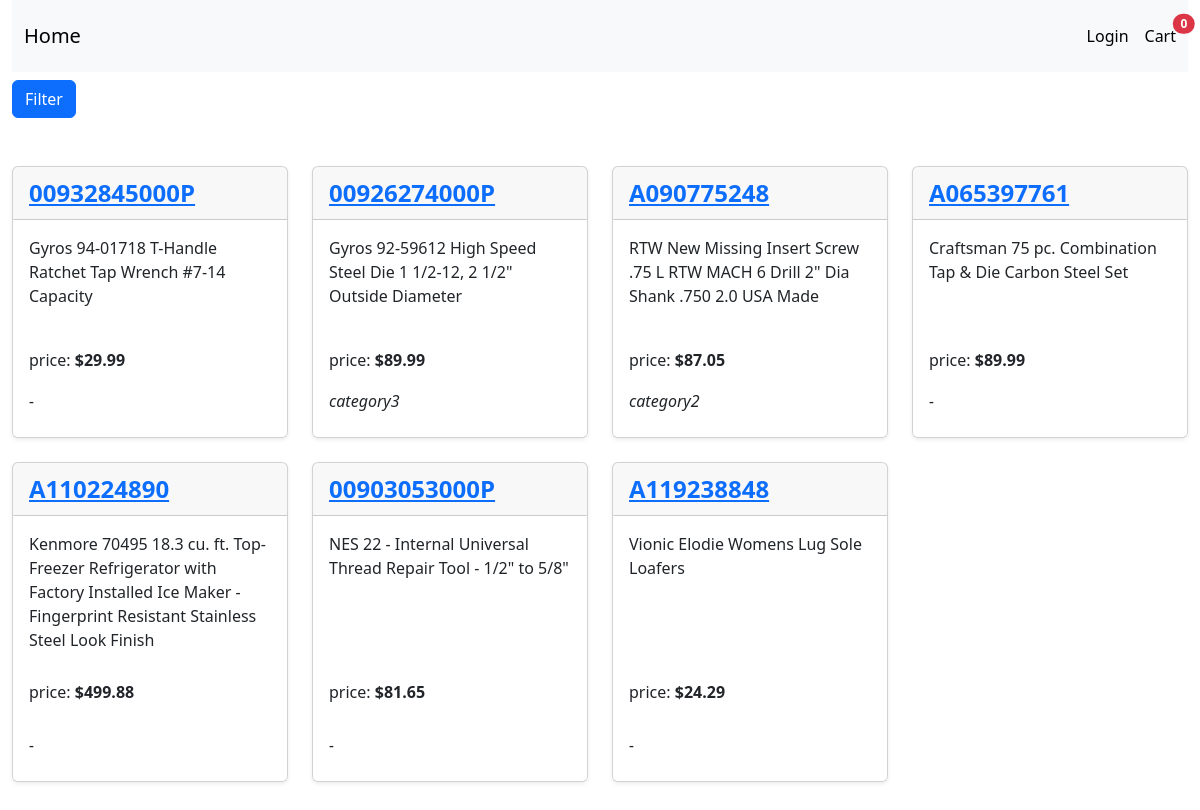
Before: / with the older database file.
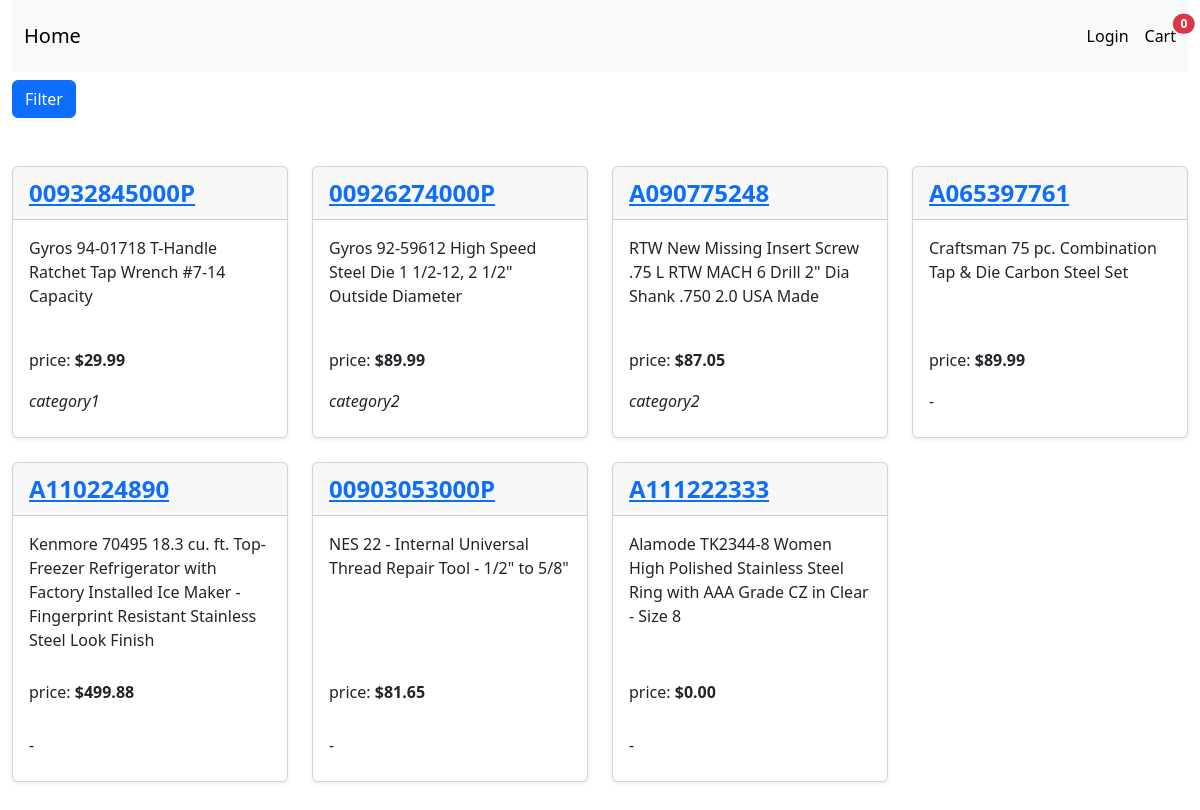
After: the same page with the newer database file.
### apps/product/models.py (models this page shows, shortened)
class Product(models.Model):
    id = models.CharField(max_length=12, primary_key=True)
    brand_name = models.CharField(max_length=100)
    name = models.CharField(max_length=255)
    main_image_url = models.CharField(max_length=255)
    description = models.TextField()
    url = models.CharField(max_length=255)
    regular_price = models.DecimalField(max_digits=10, decimal_places=2)
    sale_price = models.DecimalField(max_digits=10, decimal_places=2)
    default_seller_id = models.CharField(max_length=12)
    store_id = models.IntegerField()
    tags = models.ManyToManyField(
        'Tag',
        blank=True,
        related_name='products',
    )
    category = models.ForeignKey(
        'Category',
        on_delete=models.SET_NULL,
        null=True,
        blank=True,
        related_name='products'
    )

class Category(models.Model):
    name = models.CharField(max_length=100, unique=True)

### apps/product/views.py (the view, shortened to what this page needs)
# urls.py: path("", ProductListView.as_view(), name="index"),
class ProductListView(generic.ListView):
    CATEGORIES_KEY = 'categories'
    CATEGORY_CHOICES_KEY = 'select_categories'
    model = Product
    template_name = 'product/index.html'
    context_object_name = 'products'
    def get_context_data(self, *, object_list=None, **kwargs):
        context = super().get_context_data(object_list=object_list, **kwargs)
        categories = Category.objects.all()
        context[self.CATEGORIES_KEY] = categories
        select_categories = self.request.GET.getlist(self.CATEGORY_CHOICES_KEY)
        if len(select_categories) > 0:
            ids = list(map(int, select_categories))
            products = Product.objects.filter(category__in=ids)
            context[self.context_object_name] = products
            context[self.CATEGORY_CHOICES_KEY] = ids
        return context

### templates/product/index.html (shortened to what this page needs)
{% extends 'base.html' %}
{% block base %}
    <button id="aaa" class="btn btn-primary" type="button" data-bs-toggle="offcanvas"
            data-bs-target="#offcanvasWithBothOptions"
            aria-controls="offcanvasWithBothOptions">Filter
    </button>
    <div class="row row-cols-1 row-cols-sm-2 row-cols-md-3 row-cols-lg-4 g-4 py-5">
        {% if products %}
            {% for product in products %}
                <div class="col d-flex align-items-start">
                    <div class="card shadow-sm h-100">
                        <div class="d-flex justify-content-between card-header fw-bold mb-0 fs-4 text-body-emphasis">
                            <a href="{% url 'product:detail' product.id %}" title="detail">{{ product.id }}</a>
                        </div>
                        <div class=" card-body">
                            <p class="h-75">{{ product.name }}</p>
                            <p>price: <span class="fw-bold">${{ product.sale_price }}</span></p>
                        </div>
                        <div class="card-footer border-white bg-white">
                            <p>
                                <span class="fs-6 fw-light fst-italic">
                                {% if product.category %}
                                    {{ product.category.name }}
                                {% else %}
                                    -
                                {% endif %}
                            </span>
                            </p>
                        </div>
                    </div>
                </div>
            {% endfor %}
        {% endif %}
    </div>
{% endblock %}

### templates/base.html (shortened to what this page needs)
{% load static %}
<!DOCTYPE html>
<html lang="en">
<head>
    <link href="/static/bootstrap/v5.3/css/bootstrap.min.css" rel="stylesheet">
    <link href="/static/bootstrap/v5.3/font/bootstrap-icons.min.css" rel="stylesheet">
</head>
<body>
<div class="container-fluid sticky-top mb-2">
    {% include "navigation.html" %}
</div>
<div class="container-fluid" id="base">
    {% block base %}
    {% endblock %}
</div>
</body>
</html>

### templates/navigation.html (shortened to what this page needs)
<nav class="navbar navbar-expand-lg bg-body-tertiary" id="navbar">
    <div class="container-fluid">
        <a class="navbar-brand" href="{% url 'index' %}">Home</a>
        <div class="collapse navbar-collapse" id="navbarNavDropdown">
            <div class="d-flex justify-content-center">
                <div class="d-flex navbar-text ">
                    {% if request.user.is_authenticated %}
                        <a class="navbar-text fw-bold mx-2">{{ user.username }}</a>
                        <div class="navbar-text justify-content-center">
                        <form method="post" action="{% url 'account:logout' %}?next={{ request.path }}">{% csrf_token %}
                            <button type="submit" class="bi bi-box-arrow-left me-3 bg-body-tertiary border-0"  title="Logout"></button>
                        </form>
                        </div>
                    {% else %}
                        <div class="navbar-text justify-content-center">
                            <a class="nav-link active me-3" href="{% url 'account:login' %}">Login</a>
                        </div>
                    {% endif %}
                    <div class="navbar-text">
                        <a class="nav-link" href="{% url 'cart:index' %}">
                            Cart
                            <span class="ms-2 position-absolute top-25 start-75 translate-middle badge rounded-pill bg-danger">
                    {{ request.session.session_key.cart_key|length }}
                    </span>
                        </a>
                    </div>
                </div>
            </div>
        </div>
    </div>
</nav>

Changed rows visible on the page:
removed Product: id "A119238848", name "Vionic Elodie Womens Lug Sole Loafers", sale_price "24.29"
changed Product "Gyros 94-01718 T-Handle Ratchet Tap Wrench #7-14 Capacity": category.name (not shown) → "category1"; no longer shows "-"
changed Product "Gyros 92-59612 High Speed Steel Die 1 1/2-12, 2 1/2\" Outside Diameter": category.name "category3" → "category2"
added Product: id "A111222333", name "Alamode TK2344-8 Women High Polished Stainless Steel Ring with AAA Grade CZ in Clear - Size 8", sale_price "0.00"
